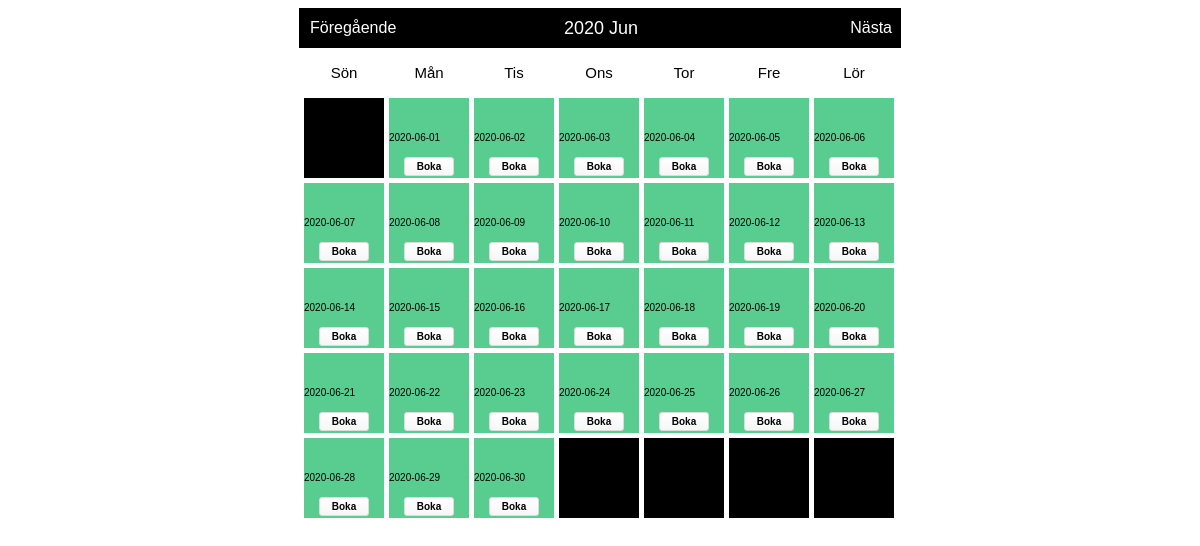
The page /Index1.php on the database as committed earlier.
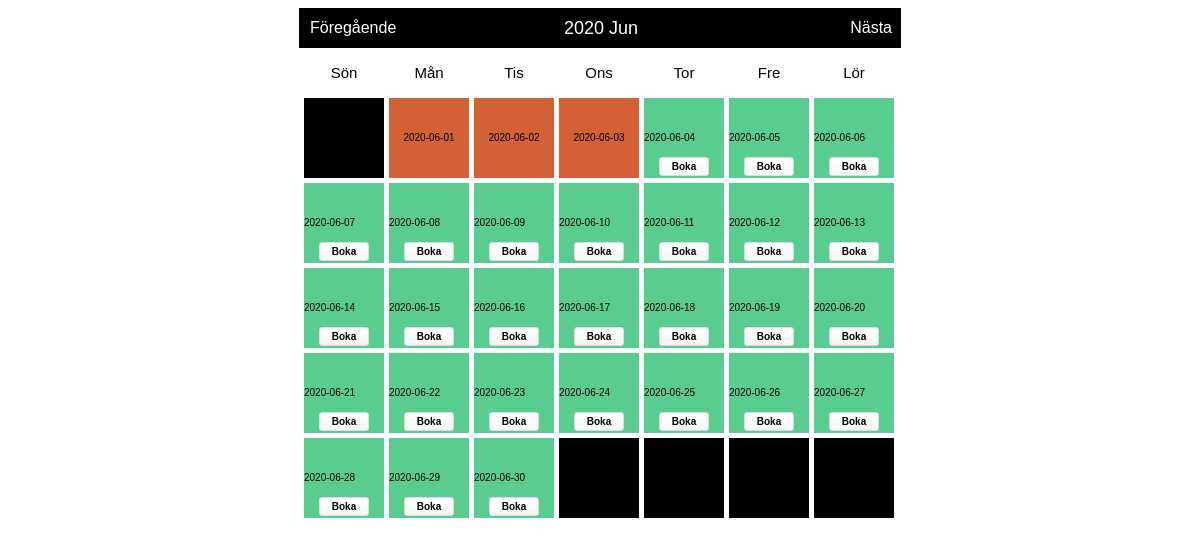
The same page on the database as committed later.
### tables this page shows
CREATE TABLE "bookings" (
	"id"	INTEGER PRIMARY KEY AUTOINCREMENT,
	"booking_date"	NUMERIC,
	"User_id"	INTEGER
);

### booking.php (called while the page is built, shortened)
<?php
class Booking
{
    private $dbh;
    private $bookingsTableName = 'bookings';
    public function __construct()
    {
            $this->dbh = new PDO ('sqlite:'.__DIR__.'/Database/Takterassen.db');
    }
    public function index()
{
    $statement = $this->dbh->query('SELECT * FROM ' . $this->bookingsTableName);
    return $statement->fetchAll(PDO::FETCH_ASSOC);
}
}

### bookablecell.php (the view, shortened to what the changed rows need)
<?php
class BookableCell
{
    private $booking;
    private $currentURL;
    public function __construct(Booking $booking)
    {
        $this->booking = $booking;
        $this->currentURL = htmlentities($_SERVER['REQUEST_URI']);
    }
    public function update(Calendar $cal)
    {
        if ($this->isDateBooked($cal->getCurrentDate())) {
            return $cal->cellContent =
                $this->bookedCell($cal->getCurrentDate());
        }
        if (!$this->isDateBooked($cal->getCurrentDate())) {
            return $cal->cellContent =
                $this->openCell($cal->getCurrentDate());
        }
    }
    private function openCell($date)
    {
        return '<div class="open">  '. $date . '      ' . $this->bookingForm($date) . '</div>';
    }
    private function bookedCell($date)
    {
        $userid = $_SESSION['user_id'];
        if ($this->UserId($date) === $userid || $userid === "0") {return '<div class="bookedbyme">'. $date . ' ' . $this->deleteForm($this->bookingId($date)) . '</div>';}
        else {return '<div class="booked">   '. $date . ' </div>';}
    }
    private function isDateBooked($date)
    {
        return in_array($date, $this->bookedDates());
    }
    private function bookedDates()
    {
        return array_map(function ($record) {
            return $record['booking_date'];
        }, $this->booking->index());
    }
    private function Userid($date)
    {
        $booking = array_filter($this->booking->index(), function ($record) use ($date) {
            return $record['booking_date'] == $date;
        });
        $result = array_shift($booking);
        return $result['User_id'];
    }
    private function bookingForm($date)
    {
        return
            '<form method="post" action="' . $this->currentURL . '">' .
            '<input type="hidden" name="add" />' .
            '<input type="hidden" name="date" value="' . $date . '" />' .
            '<input class="submit" type="submit" value="Boka" />' .
            '</form>';
    }
}

### calendar.php (shortened to what the changed rows need)
<?php
class Calendar
{
    public function __construct()
    {
        $this->naviHref = htmlentities($_SERVER['PHP_SELF']);
    }
    protected $observers = array();
    private $dayLabels = array("Mån", "Tis", "Ons", "Tor", "Fre", "Lör", "Sön");
    private $currentYear = 0;
    private $currentMonth = 0;
    private $currentDay = 0;
    private $currentDate = null;
    private $daysInMonth = 0;
    private $sundayFirst = true;
    private $naviHref = null;
    public function attachObserver($type, $observer)
    {
        $this->observers[$type][] = $observer;
    }
    public function notifyObserver($type)
    {
        if (isset($this->observers[$type])) {
            foreach ($this->observers[$type] as $observer) {
                $observer->update($this);
            }
        }
    }
    public function getCurrentDate()
    {
        return $this->currentDate;
    }
    public function show($month = null, $year = null, $attributes = false)
    {
        if (null == $year && isset($_GET['year'])) {
            $year = $_GET['year'];
        } else if (null == $year) {
            $year = date("Y", time());
        }
        if (null == $month && isset($_GET['month'])) {
            $month = $_GET['month'];
        } else if (null == $month) {
            $month = date("m", time());
        }
        $this->currentYear = $year;
        $this->currentMonth = $month;
        $this->daysInMonth = $this->_daysInMonth($month, $year);
        $content = '<div id="calendar">' .
            '<div class="box">' .
            $this->_createNavi() .
            '</div>' .
            '<div class="box-content">' .
            '<ul class="label">' . $this->_createLabels() . '</ul>';
        $content .= '<div class="clear"></div>';
        $content .= '<ul class="dates">';
        for ($i = 0; $i < $this->_weeksInMonth($month, $year); $i++) {
            for ($j = 1; $j <= 7; $j++) {
                $content .= $this->_showDay($i * 7 + $j, $attributes);
            }
        }
        $content .= '</ul>';
        $content .= '<div class="clear"></div>';
        $content .= '</div>';
        $content .= '</div>';
        return $content;
    }
    private function _showDay($cellNumber, $attributes = false)
    {
        if ($this->currentDay == 0) {
            $firstDayOfTheWeek = date('N', strtotime($this->currentYear . '-' . $this->currentMonth . '-01'));
            if ($this->sundayFirst) {
                if ($firstDayOfTheWeek == 7) {
                    $firstDayOfTheWeek = 1;
                } else {
                    $firstDayOfTheWeek++;
                }
            }
            if (intval($cellNumber) == intval($firstDayOfTheWeek)) {
                $this->currentDay = 1;
            }
        }
        if (($this->currentDay != 0) && ($this->currentDay <= $this->daysInMonth)) {
            $this->currentDate = date('Y-m-d', strtotime($this->currentYear . '-' . $this->currentMonth . '-' . ($this->currentDay)));
            $cellContent = $this->_createCellContent($attributes);
            $this->currentDay++;
        } else {
            $this->currentDate = null;
            $cellContent = null;
        }
        return '<li id="li-' . $this->currentDate . '" class="' . ($cellNumber % 7 == 1 ? ' start ' : ($cellNumber % 7 == 0 ? ' end ' : ' ')) .
            ($cellContent == null ? 'mask' : '') . '">' . $cellContent .
            '</li>';
    }
    private function _createNavi()
    {
        $nextMonth = $this->currentMonth == 12 ? 1 : intval($this->currentMonth) + 1;
        $nextYear = $this->currentMonth == 12 ? intval($this->currentYear) + 1 : $this->currentYear;
        $preMonth = $this->currentMonth == 1 ? 12 : intval($this->currentMonth) - 1;
        $preYear = $this->currentMonth == 1 ? intval($this->currentYear) - 1 : $this->currentYear;
        return
            '<div class="header">' .
            '<a class="prev" href="' . $this->naviHref . '?month=' . sprintf('%02d', $preMonth) . '&year=' . $preYear . '">Föregående</a>' .
            '<span class="title">' . date('Y M', strtotime($this->currentYear . '-' . $this->currentMonth . '-1')) . '</span>' .
            '<a class="next" href="' . $this->naviHref . '?month=' . sprintf("%02d", $nextMonth) . '&year=' . $nextYear . '">Nästa</a>' .
            '</div>';
    }
    private function _createLabels()
    {
        if ($this->sundayFirst) {
            $temp = $this->dayLabels[0];
            for ($i = 1; $i < sizeof($this->dayLabels); $i++) {
                $tmp = $this->dayLabels[$i];
                $this->dayLabels[$i] = $temp;
                $temp = $tmp;
            }
            $this->dayLabels[0] = $temp;
        }
        $content = '';
        foreach ($this->dayLabels as $index => $label) {
            $content .= '<li class="' . ($label == 6 ? 'end title' : 'start title') . ' title">' . $label . '</li>';
        }
        return $content;
    }
    private function _createCellContent($setting = false)
    {
        $this->cellContent = $this->currentDay;
        $this->notifyObserver('showCell');
        return $this->cellContent;
    }
    private function _weeksInMonth($month = null, $year = null)
    {
        $daysInMonths = $this->_daysInMonth($month, $year);
        $numOfweeks = ($daysInMonths % 7 == 0 ? 0 : 1) + intval($daysInMonths / 7);
        $monthEndingDay = date('N', strtotime($year . '-' . $month . '-' . $daysInMonths));
        $monthStartDay = date('N', strtotime($year . '-' . $month . '-01'));
        return $numOfweeks;
    }
    private function _daysInMonth($month = null, $year = null)
    {
        return date('t', strtotime($year . '-' . $month . '-01'));
    }
}

Rows that differ between the two databases and show on the page:
added bookings: booking_date "2020-06-02"
Other text that changed with them:
list line gone: "2020-06-01 Boka 2020-06-02 Boka 2020-06-03 Boka"
new list line: "2020-06-01 2020-06-03"
